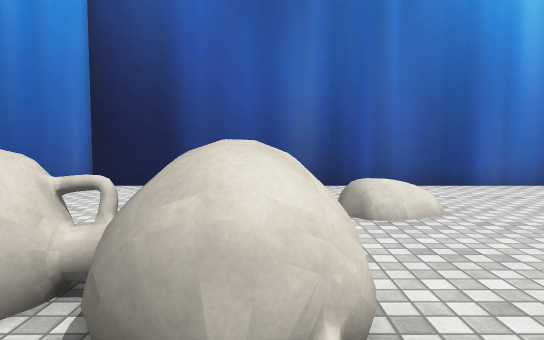
[1] (above)

19 first-person views from a walk through a 3-D level made in the Unity game engine. The camera is 1.3 m above the floor, tilts 4° down and sees 70° across. The floor is counted in squares, 1 m on a side. Each view is taken from the middle of a square. On the plan, view 1 faces up. The plan holds only what a view shows up to about 16 squares ahead; the rest is blank. The place goes on beyond the plan. Some surface patterns are stand-ins.

[2]
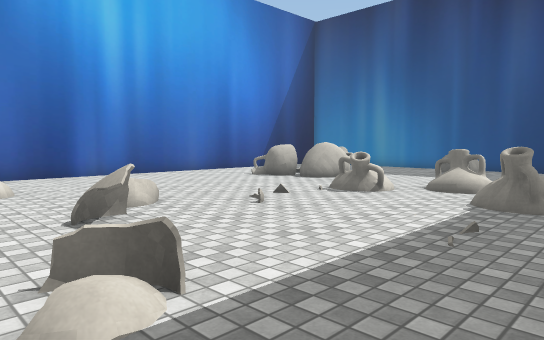

[3]
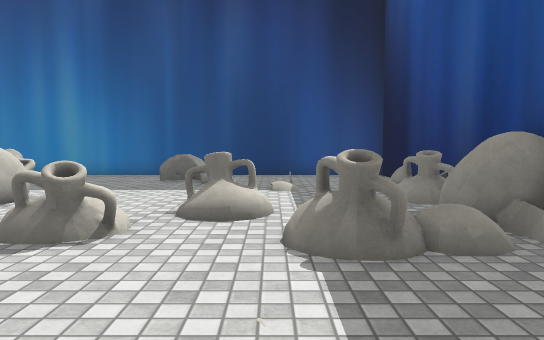

[4]
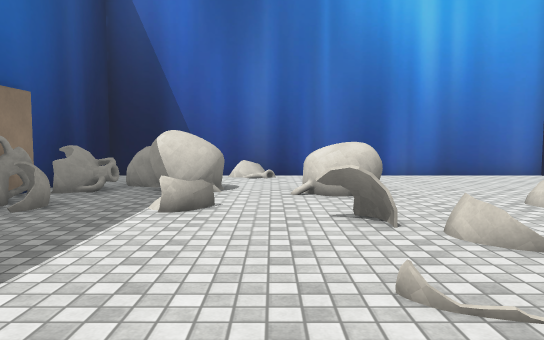

[5]
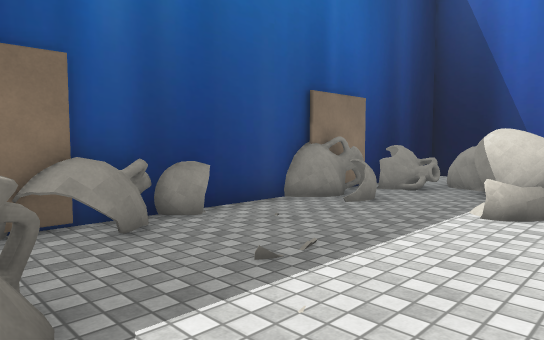

[6]
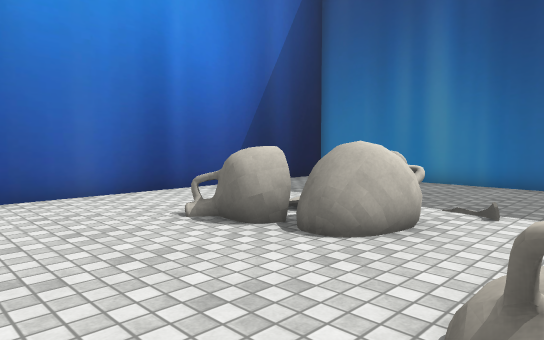

[7]
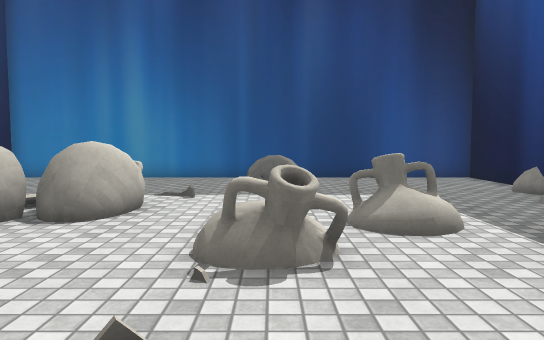

[8]
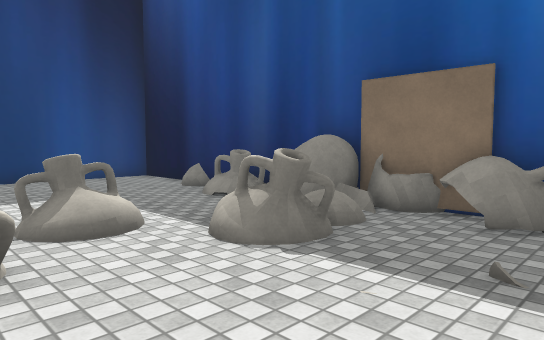

[9]
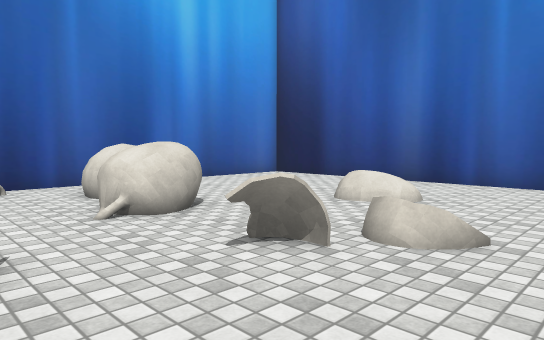

[10]
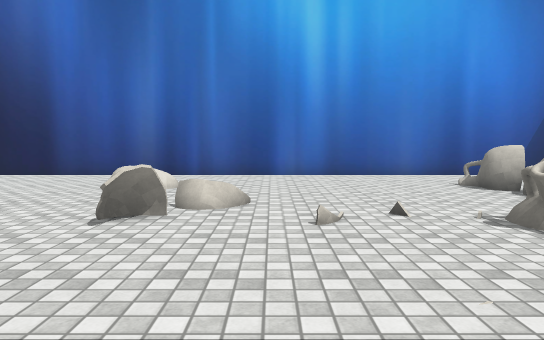

[11]
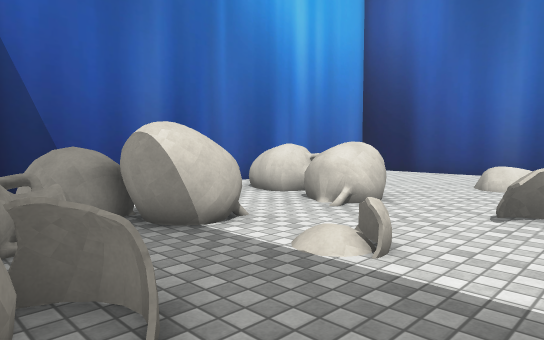

[12]
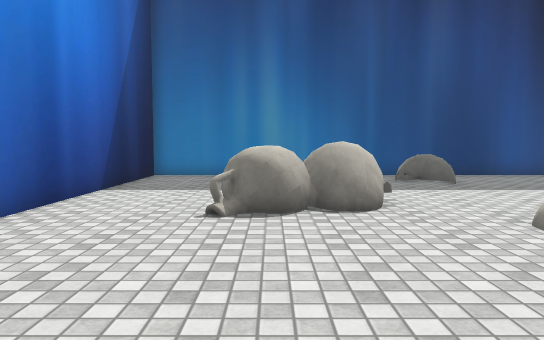

[13]
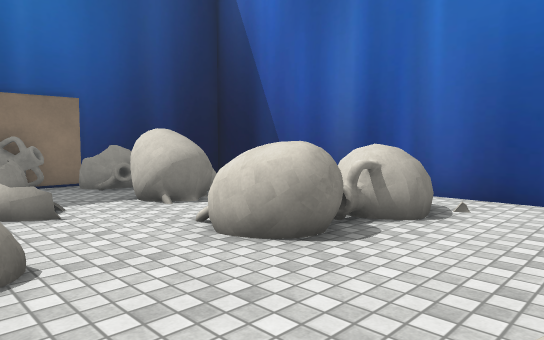

[14]
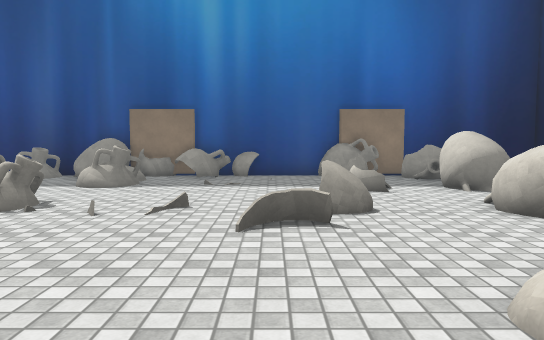

[15]
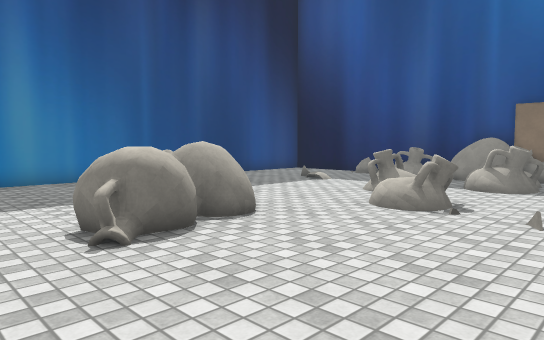

[16]
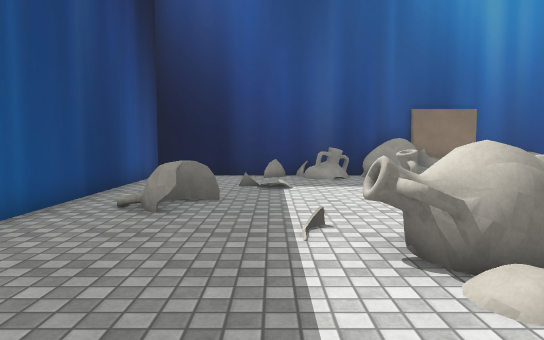

[17]
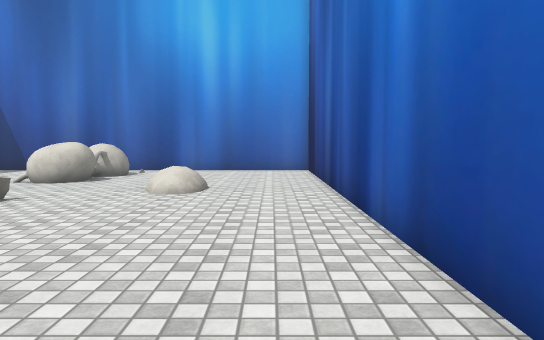

[18]
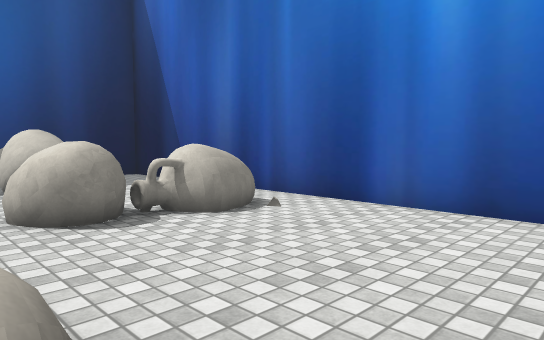

[19]
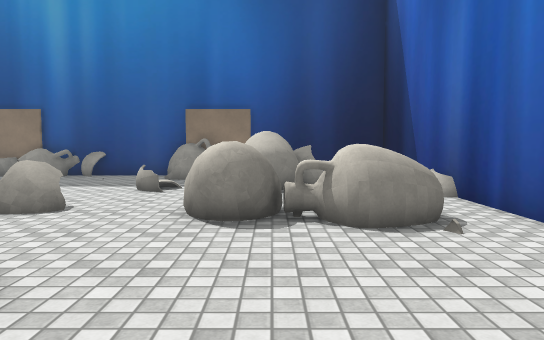

### Floor plan
Points are (right, up) in squares from view 1. A wall is a line through its corners. A room is listed if a view was taken in it or the views show most of it. See-through windows are left out.
Room 1 (views 1, 2, 3, 4, 5, 6, 7, 8, 9, 10, 11, 12, 13, 14, 15, 16, 17, 18, 19)
walls: (8.4, -5.2) (10.6, -5.2); (10.5, -5.4) (20.5, -5.4) (20.5, 11.7) (-5.4, 11.7) (-5.4, -5.4) (-0.1, -5.4); (2.4, -5.4) (8.1, -5.4); (-0.2, -5.2) (1.6, -5.2)
objects: vase (-5, 0); vase (-4, 2) to (-2, 4); vase (-2, -5) to (0, -4); vase (-2, -3) to (-1, -2); vase (-2, -2) to (0, 0); vase (-1, 2) to (1, 4); vase (2, -6) to (3, -5); vase (2, -4); vase (2, 7); vase (3, -1); vase (3, 2) to (4, 3); vase (4, 4); vase (6, -5); vase (7, -5) to (8, -4); vase (9, -2) to (11, -2); vase (10, 2); vase (11, -5) to (12, -4); vase (12, 0) to (13, 0); vase (12, 6) to (13, 8); vase (13, -5) to (14, -4); vase (13, 5) to (15, 6); other object (15, -5); vase (16, -5); vase (17, 1) to (18, 3)

Where each view was taken, in squares from view 1:
view 1: 0 up, 0 right, facing up
view 2: 4 down, 1 right, facing up-right
view 3: 1 down, 5 right, facing right
view 4: 1 up, 10 right, facing left
view 5: 1 up, 10 right, facing down-left
view 6: 2 up, 8 right, facing up-right
view 7: 2 up, 6 right, facing right
view 8: 2 up, 6 right, facing down-right
view 9: 1 down, 7 right, facing up-left
view 10: 4 down, 6 right, facing up
view 11: 5 down, 5 right, facing up-left
view 12: 7 up, 5 right, facing right
view 13: 7 up, 4 right, facing down-left
view 14: 10 up, 5 right, facing down
view 15: 10 up, 7 right, facing down-right
view 16: 10 up, 16 right, facing down
view 17: 10 up, 13 right, facing left
view 18: 10 up, 2 right, facing down-left
view 19: 10 up, 1 left, facing down
